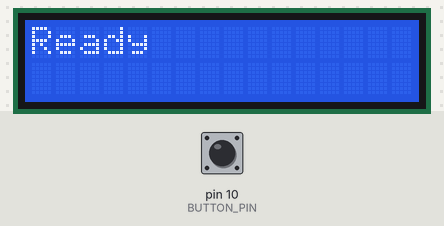
This sketch was run on a simulated Arduino Uno, built with avr-gcc and run on an emulated ATmega328P. On the bench: 16×2 character LCD. Inputs (shaded band) come from the test bench; at power-on: pin 10 (BUTTON_PIN) HIGH. What the sketch prints to the serial monitor is not drawn.

Above: at 1.2 s.
1.3 s: pin 10 (BUTTON_PIN) pulled LOW for 0.15 s
At 2.1 s:
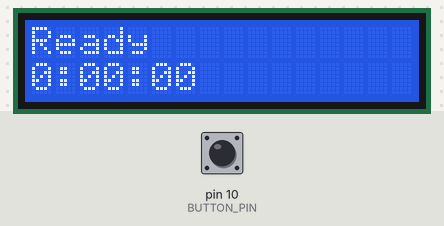
3.8 s: pin 10 (BUTTON_PIN) pulled LOW for 1 s
At 5.6 s:
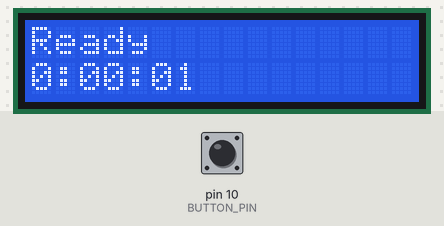
Timing chart, 0 to 7.1 s (numbered marks = the images above; inputs shaded):
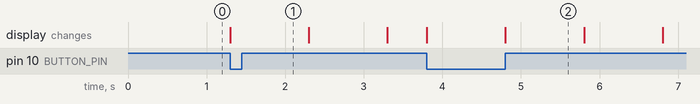

The sketch:

stopwatch.ino
```cpp
// SoftwareSerial is used to communicate with the XBee
// Adding LCD interface with Meep 4WD

#include <SoftwareSerial.h>
#include <LiquidCrystal.h>

/*================
 * LCD CONNECTIONS:  (note...we're using 4 bit mode here...)
 *   1 to GND
 *   2 to 5V
 *   3 to the contrast control...I did a hardcoded voltage divider.
 *   4 to Arduino digital pin LCD_REG_SEL
 *   5 to GND
 *   6 to Arduino digital pin LCD_ENABLE
 *   7 (no connection)
 *   8 (no connection)
 *   9 (no connection)
 *   10 (no connection)
 *   11 to Arduino  digital pin LCD_D4
 *   12 to Arduino  digital pin LCD_D5
 *   13 to Arduino  digital pin LCD_D6
 *   14 to Arduino  digital pin LCD_D7
 *   15 to 5V
 *   16 to GND
 *====================*/

#define LCD_D7         A0
#define LCD_D6         A1
#define LCD_D5         A2
#define LCD_D4         A3
#define LCD_ENABLE     A4
#define LCD_REG_SEL    A5

#define BUTTON_PIN 10

// Our LCD has 2 rows of 16 characters.
#define LCD_CHARS 16
#define LCD_ROWS 2

LiquidCrystal lcd(LCD_REG_SEL, LCD_ENABLE, LCD_D4, LCD_D5, LCD_D6, LCD_D7);

/*=====================================================================
 * Function: setup
 */
void setup()
{
  Serial.begin(9600); // Start serial communication

  pinMode(10, INPUT_PULLUP);

  lcd.begin(LCD_CHARS, LCD_ROWS);
  lcd.clear();
  lcd.print("Ready");

  Serial.println("Stopwatch initialized");

} // end of setup


/*=====================================================================
 * Function: loop
 */
void loop()
{
  static bool running = false;
  static int last_button_state = HIGH;
  int current_button_state;
  static unsigned long start_time=0;
  unsigned long current_time;
  unsigned long running_time;
  unsigned long hours;
  unsigned long minutes;
  unsigned long seconds;

  // button presses start and restart the stopwatch.
  current_button_state = digitalRead(BUTTON_PIN);
  if ((last_button_state == HIGH) && (current_button_state == LOW))
  {
    running = true;
    start_time = millis();
  }
  last_button_state = current_button_state;

  if (running)
  {
    current_time = millis();
    running_time = current_time - start_time;
    seconds = running_time / 1000;
    minutes = seconds / 60;
    hours = minutes / 60;

    seconds = seconds % 60;
    minutes = minutes % 60;

    lcd.setCursor(0,1);
    lcd.print(hours);
    lcd.print(":");
    if (minutes < 10) lcd.print("0");
    lcd.print(minutes);
    lcd.print(":");
    if (seconds < 10) lcd.print("0");
    lcd.print(seconds);
  }

  //delay(300);

}  // end of loop
```

Measured:
- after the input at 1.3 s, the display: changes at once (image 1)
- what the display in image 2 shows lasts 1.0 s, from 4.8 s to 5.8 s
